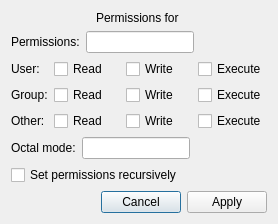
<?xml version="1.0" encoding="UTF-8"?>
<ui version="4.0">
 <class>PermissionsDialog</class>
 <widget class="QDialog" name="PermissionsDialog">
  <property name="geometry">
   <rect>
    <x>0</x>
    <y>0</y>
    <width>278</width>
    <height>214</height>
   </rect>
  </property>
  <property name="windowTitle">
   <string>Chaging permissions...</string>
  </property>
  <layout class="QVBoxLayout" name="verticalLayout" stretch="0,1,1,1,1,1">
   <item>
    <widget class="QLabel" name="labelName">
     <property name="text">
      <string>Permissions for </string>
     </property>
     <property name="alignment">
      <set>Qt::AlignCenter</set>
     </property>
    </widget>
   </item>
   <item>
    <layout class="QHBoxLayout" name="horizontalLayout" stretch="0,0,1">
     <item>
      <widget class="QLabel" name="label_6">
       <property name="text">
        <string>Permissions:</string>
       </property>
      </widget>
     </item>
     <item>
      <widget class="QLineEdit" name="lineEditPermissionsText">
       <property name="readOnly">
        <bool>true</bool>
       </property>
      </widget>
     </item>
     <item>
      <spacer name="horizontalSpacer">
       <property name="orientation">
        <enum>Qt::Horizontal</enum>
       </property>
       <property name="sizeHint" stdset="0">
        <size>
         <width>40</width>
         <height>20</height>
        </size>
       </property>
      </spacer>
     </item>
    </layout>
   </item>
   <item>
    <layout class="QGridLayout" name="gridLayout" columnstretch="0,1,1,1">
     <item row="0" column="0">
      <widget class="QLabel" name="label_2">
       <property name="text">
        <string>User:</string>
       </property>
      </widget>
     </item>
     <item row="0" column="1">
      <widget class="QCheckBox" name="checkBoxUserRead">
       <property name="text">
        <string>Read</string>
       </property>
      </widget>
     </item>
     <item row="0" column="2">
      <widget class="QCheckBox" name="checkBoxUserWrite">
       <property name="text">
        <string>Write</string>
       </property>
      </widget>
     </item>
     <item row="0" column="3">
      <widget class="QCheckBox" name="checkBoxUserExecute">
       <property name="text">
        <string>Execute</string>
       </property>
      </widget>
     </item>
     <item row="1" column="0">
      <widget class="QLabel" name="label_3">
       <property name="text">
        <string>Group:</string>
       </property>
      </widget>
     </item>
     <item row="1" column="1">
      <widget class="QCheckBox" name="checkBoxGroupRead">
       <property name="text">
        <string>Read</string>
       </property>
      </widget>
     </item>
     <item row="1" column="2">
      <widget class="QCheckBox" name="checkBoxGroupWrite">
       <property name="text">
        <string>Write</string>
       </property>
      </widget>
     </item>
     <item row="1" column="3">
      <widget class="QCheckBox" name="checkBoxGroupExecute">
       <property name="text">
        <string>Execute</string>
       </property>
      </widget>
     </item>
     <item row="2" column="0">
      <widget class="QLabel" name="label_4">
       <property name="text">
        <string>Other:</string>
       </property>
      </widget>
     </item>
     <item row="2" column="1">
      <widget class="QCheckBox" name="checkBoxOtherRead">
       <property name="text">
        <string>Read</string>
       </property>
      </widget>
     </item>
     <item row="2" column="2">
      <widget class="QCheckBox" name="checkBoxOtherWrite">
       <property name="text">
        <string>Write</string>
       </property>
      </widget>
     </item>
     <item row="2" column="3">
      <widget class="QCheckBox" name="checkBoxOtherExecute">
       <property name="text">
        <string>Execute</string>
       </property>
      </widget>
     </item>
    </layout>
   </item>
   <item>
    <layout class="QHBoxLayout" name="horizontalLayout_2" stretch="0,0,1">
     <item>
      <widget class="QLabel" name="label_5">
       <property name="text">
        <string>Octal mode:</string>
       </property>
      </widget>
     </item>
     <item>
      <widget class="QLineEdit" name="lineEditPermissionsOctal"/>
     </item>
     <item>
      <spacer name="horizontalSpacer_2">
       <property name="orientation">
        <enum>Qt::Horizontal</enum>
       </property>
       <property name="sizeHint" stdset="0">
        <size>
         <width>40</width>
         <height>20</height>
        </size>
       </property>
      </spacer>
     </item>
    </layout>
   </item>
   <item>
    <widget class="QCheckBox" name="checkBoxRecursively">
     <property name="text">
      <string>Set permissions recursively</string>
     </property>
    </widget>
   </item>
   <item>
    <widget class="QDialogButtonBox" name="buttonBox">
     <property name="orientation">
      <enum>Qt::Horizontal</enum>
     </property>
     <property name="standardButtons">
      <set>QDialogButtonBox::Apply|QDialogButtonBox::Cancel</set>
     </property>
    </widget>
   </item>
  </layout>
 </widget>
 <resources/>
 <connections>
  <connection>
   <sender>buttonBox</sender>
   <signal>rejected()</signal>
   <receiver>PermissionsDialog</receiver>
   <slot>reject()</slot>
   <hints>
    <hint type="sourcelabel">
     <x>329</x>
     <y>204</y>
    </hint>
    <hint type="destinationlabel">
     <x>331</x>
     <y>213</y>
    </hint>
   </hints>
  </connection>
 </connections>
</ui>
